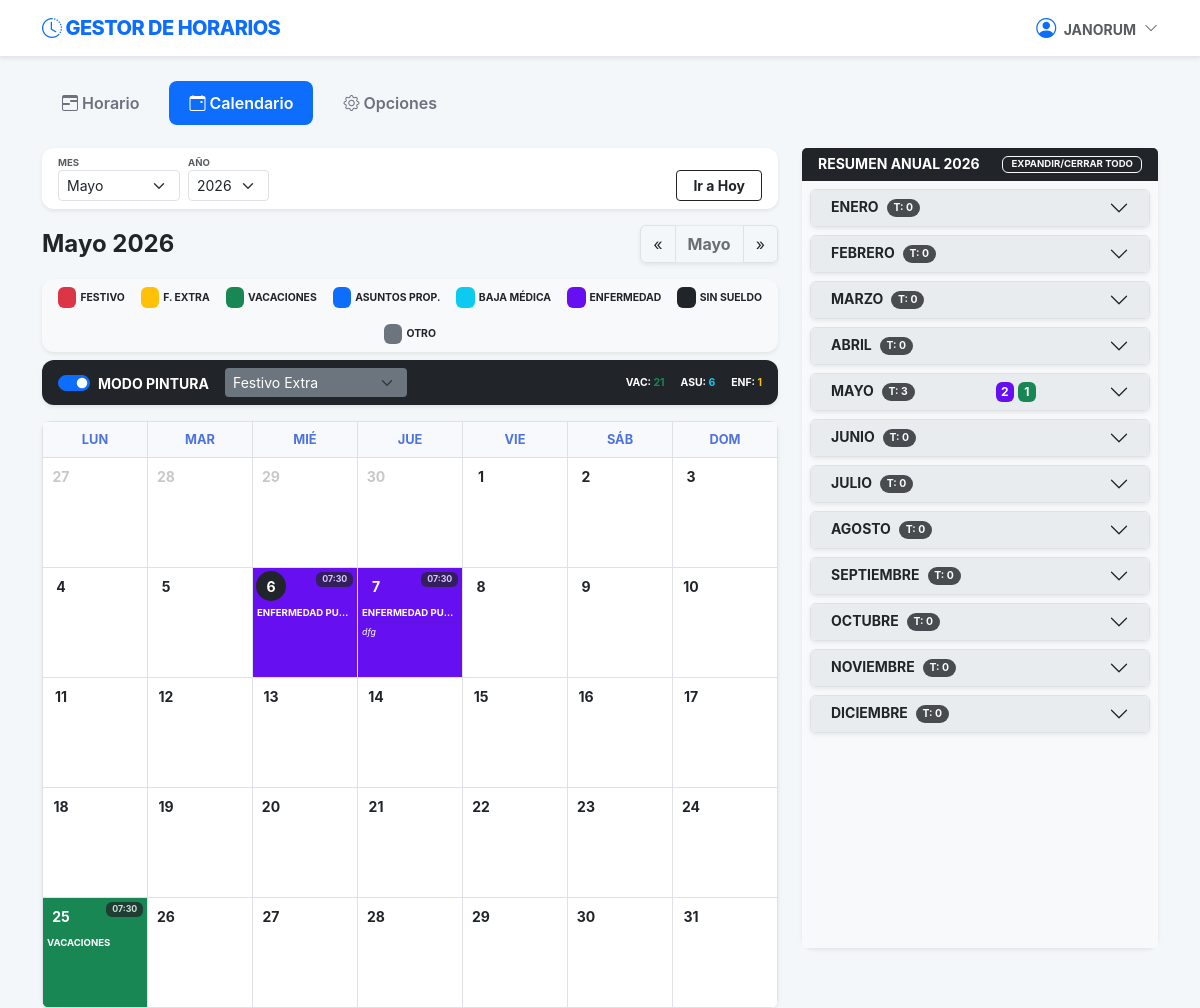
The page /calendario/ (signed in) on the database its author committed.
### apps/opciones/models.py (models this page shows, shortened)
class SaldoDias(models.Model):
    usuario = models.ForeignKey(User, on_delete=models.CASCADE, related_name='saldos')
    anio = models.IntegerField(default=2026)
    vacaciones_libres_totales = models.IntegerField(default=4)
    vacaciones_bloques_totales = models.IntegerField(default=18)
    asuntos_propios_totales = models.IntegerField(default=6)
    enfermedad_sin_justificar_totales = models.IntegerField(default=3)
    vacaciones_libres_disfrutadas = models.IntegerField(default=0)
    vacaciones_bloques_disfrutadas = models.IntegerField(default=0)
    asuntos_disfrutados = models.IntegerField(default=0)
    enfermedad_sin_justificar_disfrutados = models.IntegerField(default=0)
    class Meta:
        unique_together = ['usuario', 'anio']
        verbose_name = "Saldo de Días"
        verbose_name_plural = "Saldos de Días"
    @property
    def vacaciones_totales(self):
        return self.vacaciones_libres_totales + self.vacaciones_bloques_totales
    @property
    def vacaciones_disfrutadas(self):
        return self.vacaciones_libres_disfrutadas + self.vacaciones_bloques_disfrutadas
    @property
    def vacaciones_restantes(self):
        return max(0, self.vacaciones_totales - self.vacaciones_disfrutadas)
    @property
    def asuntos_restantes(self):
        return max(0, self.asuntos_propios_totales - self.asuntos_disfrutados)
    @property
    def enfermedad_sin_justificar_restantes(self):
        return max(0, self.enfermedad_sin_justificar_totales - self.enfermedad_sin_justificar_disfrutados)

### apps/calendario/models.py (models this page shows, shortened)
class EventoCalendario(models.Model):
    TIPO_CHOICES = [
        ('FESTIVO', 'Festivo Extra'),
        ('VACACIONES', 'Vacaciones'),
        ('ASUNTOS_PROPIOS', 'Asuntos Propios'),
        ('BAJA', 'Baja Médica'),
        ('ENFERMEDAD', 'Enfermedad Puntual'),
        ('SIN_SUELDO', 'Día sin Sueldo'),
        ('OTRO', 'Otro'),
    ]
    usuario = models.ForeignKey(User, on_delete=models.CASCADE, related_name='eventos_calendario')
    fecha = models.DateField() # Quitamos unique=True para que varios usuarios puedan tener la misma fecha
    tipo = models.CharField(max_length=20, choices=TIPO_CHOICES, default='FESTIVO')
    descripcion = models.CharField(max_length=100, blank=True)
    class Meta:
        verbose_name = "Evento de Calendario"
        verbose_name_plural = "Eventos de Calendario"
        unique_together = ['usuario', 'fecha'] # Un usuario no puede repetir evento el mismo día

### apps/calendario/views.py (the view)
# urls.py: path('', views.CalendarioView.as_view(), name='ver_calendario'),
class CalendarioView(LoginRequiredMixin, View):
    template_name = 'calendario/calendario.html'
    def get(self, request, *args, **kwargs):
        hoy = date.today()
        try:
            año = int(request.GET.get('año', hoy.year))
            mes = int(request.GET.get('mes', hoy.month))
        except ValueError:
            año, mes = hoy.year, hoy.month
        if mes > 12:
            mes = 1
            año += 1
        elif mes < 1:
            mes = 12
            año -= 1
        datos = CalendarioService.obtener_mes(año, mes, request.user)
        nombres_meses = [
            "Enero", "Febrero", "Marzo", "Abril", "Mayo", "Junio",
            "Julio", "Agosto", "Septiembre", "Octubre", "Noviembre", "Diciembre"
        ]
        context = {
            'semanas': datos['semanas'],
            'resumen_anual': datos['resumen_anual'],
            'tipos_opciones': datos['tipos_opciones'],
            'saldo': datos['saldo'],  # Objeto con vacaciones_restantes y asuntos_restantes
            'nombre_mes': nombres_meses[mes-1],
            'año': año,
            'mes': mes,
            'range_años': range(hoy.year - 5, hoy.year + 6),
            'año_hoy': hoy.year,
            'mes_hoy': hoy.month,
            'usuario': request.user,
        }
        return render(request, self.template_name, context)

### apps/calendario/templates/calendario/calendario.html (shortened to what this page needs)
{% extends "base.html" %}
{% block content %}
<div class="row g-4">
    <div class="col-xl-8">
        <div class="card shadow-sm border-0 mb-3 bg-white">
            <div class="card-body py-2">
                <form method="GET" class="row g-2 align-items-center">
                    <div class="col-auto">
                        <label class="small fw-bold text-muted text-uppercase" style="font-size: 0.6rem; display: block;">Mes</label>
                        <select name="mes" class="form-select form-select-sm" onchange="this.form.submit()">
                            <option value="5" {% if mes == 5 %}selected{% endif %}>Mayo</option>
                        </select>
                    </div>
                    <div class="col-auto">
                        <label class="small fw-bold text-muted text-uppercase" style="font-size: 0.6rem; display: block;">Año</label>
                        <select name="año" class="form-select form-select-sm" onchange="this.form.submit()">
                            {% for a in range_años %}
                                <option value="{{ a }}" {% if año == a %}selected{% endif %}>{{ a }}</option>
                            {% endfor %}
                        </select>
                    </div>
                    <div class="col-auto ms-auto align-self-end">
                        <a href="?mes={{ mes_hoy }}&año={{ año_hoy }}" class="btn btn-sm btn-outline-dark fw-bold px-3">Ir a Hoy</a>
                    </div>
                </form>
            </div>
        </div>
        <div class="d-flex justify-content-between align-items-center mb-3">
            <h4 class="fw-bold mb-0 text-dark">{{ nombre_mes }} {{ año }}</h4>
            <div class="btn-group shadow-sm">
                <a href="?mes={{ mes|add:'-1' }}&año={{ año }}" class="btn btn-white border">&laquo;</a>
                <button class="btn btn-white border fw-bold" disabled>{{ nombre_mes }}</button>
                <a href="?mes={{ mes|add:'1' }}&año={{ año }}" class="btn btn-white border">&raquo;</a>
            </div>
        </div>
        <div class="card shadow-sm border-0 mb-2 bg-light">
            <div class="card-body p-2 d-flex flex-wrap justify-content-center gap-3">
                <div class="d-flex align-items-center"><span class="badge FESTIVO me-1">&nbsp;</span> <small class="fw-bold" style="font-size: 0.65rem;">FESTIVO</small></div>
                <div class="d-flex align-items-center"><span class="badge FESTIVO_EXTRA me-1">&nbsp;</span> <small class="fw-bold" style="font-size: 0.65rem;">F. EXTRA</small></div>
                <div class="d-flex align-items-center"><span class="badge VACACIONES me-1">&nbsp;</span> <small class="fw-bold" style="font-size: 0.65rem;">VACACIONES</small></div>
                <div class="d-flex align-items-center"><span class="badge ASUNTOS_PROPIOS me-1">&nbsp;</span> <small class="fw-bold" style="font-size: 0.65rem;">ASUNTOS PROP.</small></div>
                <div class="d-flex align-items-center"><span class="badge BAJA me-1">&nbsp;</span> <small class="fw-bold" style="font-size: 0.65rem;">BAJA MÉDICA</small></div>
                <div class="d-flex align-items-center"><span class="badge ENFERMEDAD me-1">&nbsp;</span> <small class="fw-bold" style="font-size: 0.65rem;">ENFERMEDAD</small></div>
                <div class="d-flex align-items-center"><span class="badge SIN_SUELDO me-1">&nbsp;</span> <small class="fw-bold" style="font-size: 0.65rem;">SIN SUELDO</small></div>
                <div class="d-flex align-items-center"><span class="badge OTRO me-1">&nbsp;</span> <small class="fw-bold" style="font-size: 0.65rem;">OTRO</small></div>
            </div>
        </div>
        <div class="card shadow-sm border-0 mb-3 bg-dark text-white">
            <div class="card-body py-2 d-flex align-items-center justify-content-between">
                <div class="d-flex align-items-center gap-3">
                    <div class="form-check form-switch m-0">
                        <input class="form-check-input" type="checkbox" id="switchModoPintar" onchange="toggleModoPintar()" checked>
                        <label class="form-check-label small fw-bold text-uppercase" for="switchModoPintar">Modo Pintura</label>
                    </div>
                    <select id="pincelTipo" class="form-select form-select-sm bg-secondary text-white border-0" style="width: auto;" onchange="resetSeleccionBloque()">
                        {% for valor, etiqueta in tipos_opciones %}
                        <option value="{{ valor }}">{{ etiqueta }}</option>
                        {% endfor %}
                    </select>
                </div>
                <div class="small fw-bold text-uppercase d-flex gap-3" style="font-size: 0.65rem;">
                    <span>VAC: <span id="val-vac" class="text-success">{{ saldo.vacaciones_restantes }}</span></span>
                    <span>ASU: <span id="val-asu" class="text-info">{{ saldo.asuntos_restantes }}</span></span>
                    <span>ENF: <span id="val-enf" class="text-warning">{{ saldo.enfermedad_sin_justificar_restantes }}</span></span>
                </div>
            </div>
        </div>
        <div class="card shadow-sm border-0 rounded-3 overflow-hidden" id="contenedorCalendario">
            <table class="table table-bordered mb-0 text-center" style="table-layout: fixed; user-select: none;">
                <thead class="bg-light small fw-bold text-muted">
                    <tr>
                        <th>LUN</th><th>MAR</th><th>MIÉ</th><th>JUE</th><th>VIE</th><th>SÁB</th><th>DOM</th>
                    </tr>
                </thead>
                <tbody>
                    {% for semana in semanas %}
                    <tr style="height: 110px;">
                        {% for dia in semana %}
                        <td id="celda-{{ dia.fecha }}"
                            class="p-0 position-relative dia-calendario modo-pincel {{ dia.tipo_raw }} {% if not dia.es_mes_actual %}opacity-25{% endif %} {% if dia.es_hoy %}dia-hoy{% endif %}"
                            style="cursor: pointer; vertical-align: top;"
                            data-fecha="{{ dia.fecha }}"
                            data-dia-semana="{{ forloop.counter }}"
                            data-es-oficial="{{ dia.es_oficial|yesno:'true,false' }}"
                            onmousedown="iniciarArrastre(this)"
                            onmouseenter="pintarEnArrastre(this)"
                            onclick="manejadorClickDia(this)">
                            <div class="p-1 h-100 d-flex flex-column text-start pointer-none">
                                <div class="d-flex justify-content-between align-items-start mb-1">
                                    <span class="fw-bold small numero-dia">{{ dia.dia }}</span>
                                    {% if dia.total_str %}
                                        <span class="badge bg-dark opacity-75" style="font-size:0.55rem; color: white !important;">{{ dia.total_str }}</span>
                                    {% endif %}
                                </div>
                                <div class="mt-1 d-flex flex-column info-dia">
                                    {% if dia.tipo_dia %}
                                    <div class="fw-bolder text-uppercase text-truncate label-tipo" style="font-size: 0.6rem; line-height: 1;">{{ dia.tipo_dia }}</div>
                                    {% if dia.descripcion %}
                                    <div class="opacity-90 mt-1 pt-1 border-top border-dark border-opacity-10 label-desc" style="font-size: 0.55rem; line-height: 1.1; font-style: italic;">{{ dia.descripcion }}</div>
                                    {% endif %}
                                    {% endif %}
                                </div>
                            </div>
                        </td>
                        {% endfor %}
                    </tr>
                    {% endfor %}
                </tbody>
            </table>
        </div>
    </div>
    <div class="col-xl-4">
        <div class="card shadow-sm border-0 h-100 d-flex flex-column" style="max-height: 800px;">
            <div class="card-header bg-dark text-white py-2 d-flex justify-content-between align-items-center border-0">
                <h6 class="mb-0 small fw-bold text-uppercase">Resumen Anual {{ año }}</h6>
                <button class="btn btn-xs btn-outline-light py-0 px-2 fw-bold" style="font-size: 0.6rem;" onclick="toggleTodosAcordeones()">
                    EXPANDIR/CERRAR TODO
                </button>
            </div>
            <div class="card-body p-0 overflow-auto bg-light">
                <div class="accordion accordion-flush p-2" id="accFestivos">
                    {% for mes_nombre, info in resumen_anual.items %}
                    <div class="accordion-item border rounded shadow-sm mb-2 overflow-hidden item-mes-resumen" id="mes-resumen-{{ forloop.counter }}">
                        <h2 class="accordion-header">
                            <button class="accordion-button collapsed py-2 d-flex align-items-center bg-custom-mes text-dark shadow-none border-0" type="button" data-bs-toggle="collapse" data-bs-target="#m{{ forloop.counter }}">
                                <span class="fw-bold small me-2">{{ mes_nombre|upper }}</span>
                                <span class="badge bg-dark rounded-pill me-auto badge-total" style="font-size: 0.65rem; opacity: 0.8; color: white !important;">T: {{ info.eventos|length }}</span>
                                <div class="d-flex gap-1 ms-2 container-badges">
                                    {% for tipo, cantidad in info.conteos.items %}
                                        <span class="badge {{ tipo }} p-1 badge-conteo" data-tipo="{{ tipo }}" style="min-width: 18px;">{{ cantidad }}</span>
                                    {% endfor %}
                                </div>
                            </button>
                        </h2>
                    </div>
                    {% endfor %}
                </div>
            </div>
        </div>
    </div>
</div>
{% endblock %}

### templates/base.html (shortened to what this page needs)
<!DOCTYPE html>
<html lang="es">
<head>
    <link href="https://cdn.jsdelivr.net/npm/bootstrap@5.3.0/dist/css/bootstrap.min.css" rel="stylesheet">
    <link rel="stylesheet" href="https://cdn.jsdelivr.net/npm/bootstrap-icons@1.11.0/font/bootstrap-icons.css">
</head>
<body>
<nav class="navbar navbar-expand-lg navbar-light mb-4 shadow-sm">
    <div class="container">
        <a class="navbar-brand" href="{% if user.is_authenticated %}{% url 'horario:ver_horario' %}{% else %}{% url 'login' %}{% endif %}">
            <i class="bi bi-clock-history"></i> GESTOR DE HORARIOS
        </a>
        <div class="ms-auto d-flex align-items-center">
            {% if user.is_authenticated %}
                <div class="dropdown user-dropdown">
                    <a class="dropdown-toggle d-flex align-items-center text-muted" id="userMenu" data-bs-toggle="dropdown" aria-expanded="false">
                        <span class="small fw-bold text-uppercase me-2">
                            <i class="bi bi-person-circle text-primary fs-5 me-1"></i> {{ user.username }}
                        </span>
                        <i class="bi bi-chevron-down small"></i>
                    </a>
                </div>
            {% else %}
                <a href="{% url 'login' %}" class="btn btn-sm btn-primary fw-bold px-4">ENTRAR</a>
            {% endif %}
        </div>
    </div>
</nav>
<div class="container">
    {% if user.is_authenticated %}
    <ul class="nav nav-tabs mb-4" id="mainTabs">
        <li class="nav-item">
            <a class="nav-link {% if request.resolver_match.app_name == 'horario' %}active{% endif %}"
               href="{% url 'horario:ver_horario' %}">
               <i class="bi bi-calendar3-range"></i> Horario
            </a>
        </li>
        <li class="nav-item">
            <a class="nav-link {% if request.resolver_match.app_name == 'calendario' %}active{% endif %}"
               href="{% url 'calendario:ver_calendario' %}">
               <i class="bi bi-calendar-event"></i> Calendario
            </a>
        </li>
        <li class="nav-item">
            <a class="nav-link {% if request.resolver_match.app_name == 'opciones' and request.resolver_match.url_name != 'perfil' %}active{% endif %}"
               href="{% url 'opciones:main' %}">
                <i class="bi bi-gear"></i> Opciones
            </a>
        </li>
    </ul>
    {% endif %}
    {% block content %}{% endblock %}
</div>
</body>
</html>

### rows shown on the page
SaldoDias: vacaciones_restantes "21", asuntos_restantes "6", enfermedad_sin_justificar_restantes "1"
EventoCalendario: descripcion "dfg"

### other values the page prints
{{ user.username }} "JANORUM"
{{ nombre_mes }} "Mayo"
{{ año }} "2026"
{{ dia.dia }} "27" "28" "29" "30" "1" "2" "3" "4" "5" "6" "7" "8" "9" "10" "11" "12" "13" "14" "15" "16" "17" "18" "19" "20" "21" "22" "23" "24" "25" "26" "27" "28" "29" "30" "31"
{{ dia.total_str }} "07:30" "07:30" "07:30"
{{ dia.tipo_dia }} "ENFERMEDAD PU…" "ENFERMEDAD PU…" "VACACIONES"
{{ mes_nombre|upper }} "ENERO" "FEBRERO" "MARZO" "ABRIL" "MAYO" "JUNIO" "JULIO" "AGOSTO" "SEPTIEMBRE" "OCTUBRE" "NOVIEMBRE" "DICIEMBRE"
{{ info.eventos|length }} "0" "0" "0" "0" "3" "0" "0" "0" "0" "0" "0" "0"
{{ cantidad }} "2" "1"
form field año "2026"
form field value "Festivo Extra"
